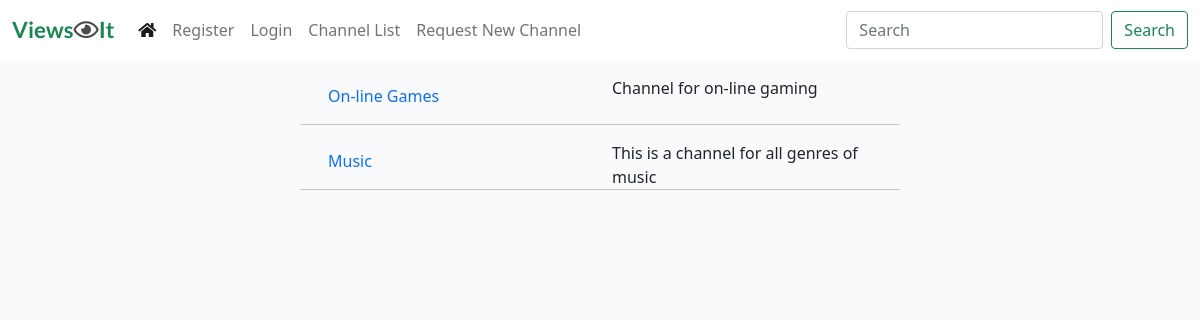
Before: / with the older database file.
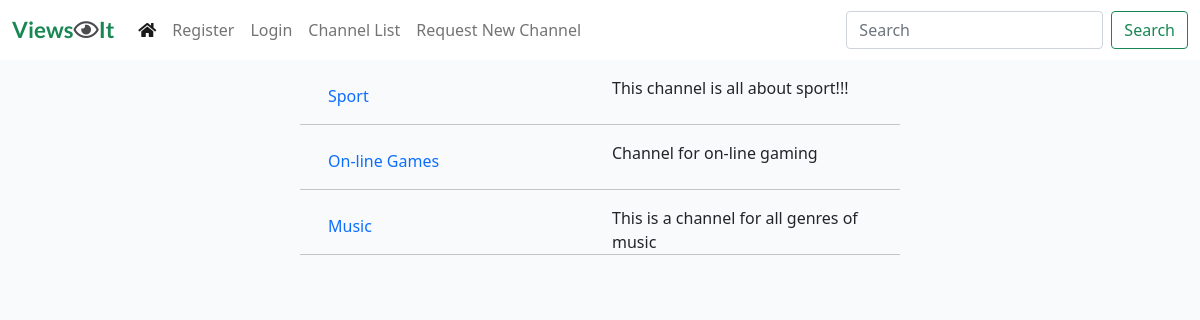
After: the same page with the newer database file.
### viewsit_app/models.py (models this page shows, shortened)
class Channel(models.Model):
    topic = models.CharField(max_length=50)
    topic_url = models.SlugField(max_length=50, unique=True, null=True)
    description = models.CharField(max_length=200)
    author = models.ForeignKey(User, on_delete=models.CASCADE,
                               related_name="channels")
    created_on = models.DateTimeField(auto_now_add=True)
    updated_on = models.DateTimeField(auto_now=True)
    status = models.IntegerField(choices=STATUS, default=0)
    class Meta:
        ordering = ['-created_on']

### viewsit_app/views.py (the view)
# urls.py: path('', views.ChannelList.as_view(), name='home'),
class ChannelList(generic.ListView):
    model = Channel
    queryset = Channel.objects.filter(status=1).order_by("-created_on")
    template_name = "channel_list.html"

### templates/channel_list.html (shortened to what this page needs)
{% extends "base.html" %}
{% block content %}
<div class="container-fluid">
    <div class="row">
        <div class="col-3"></div>
        <div class="col-6 mt-3 left">
            {% for channel in channel_list %}
                <div class="row">
                    <div class="col" ><a class="nav-link" href="{% url 'channel_view' slug=channel.topic_url %}"><p class="card-title">{{ channel.topic }}</p></a> </div>
                    <div class="col"><p class="card-text">{{ channel.description }}</p></div>
                    <hr />
                </div>
            {% empty %}
                <div><h4>There are no channels available.</h4></div>
            {% endfor %}
        </div>
        <div class="col-3"></div>
    </div>
</div>
{%endblock%}

Changed rows visible on the page:
added Channel: topic "Sport", description "This channel is all about sport!!!"
